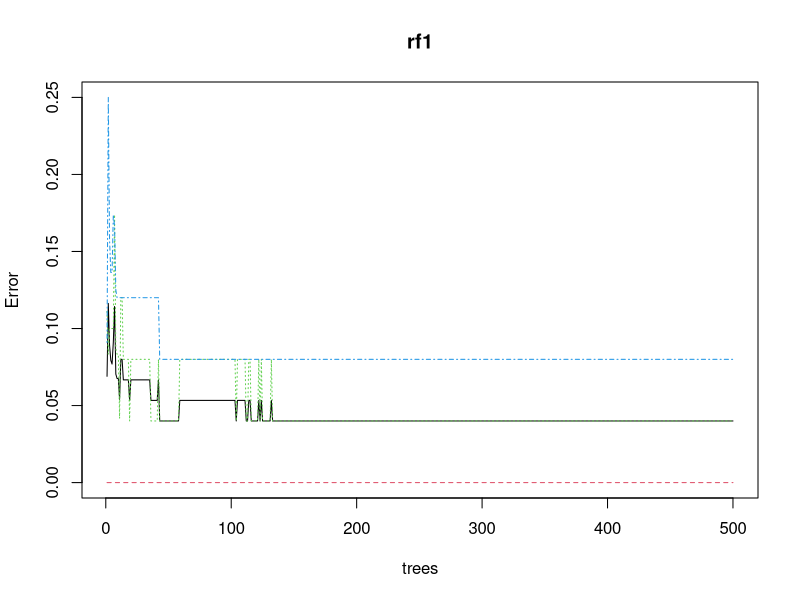
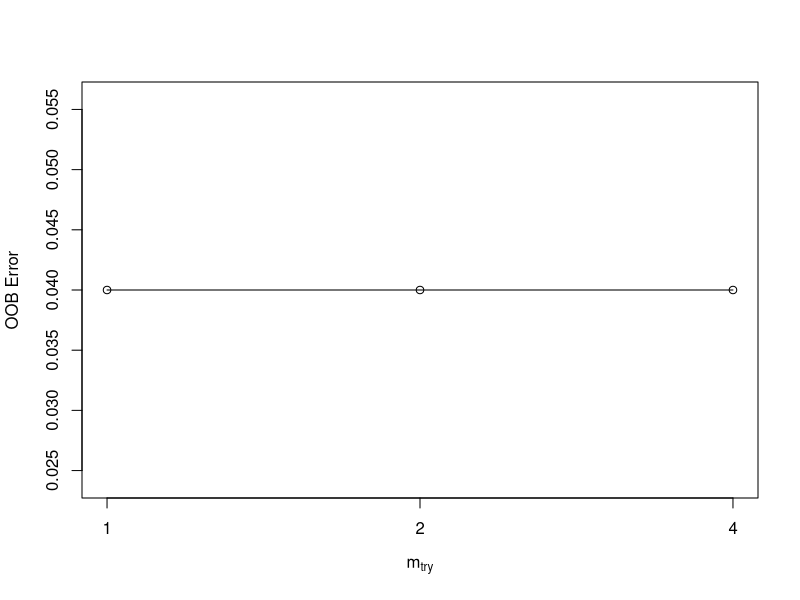
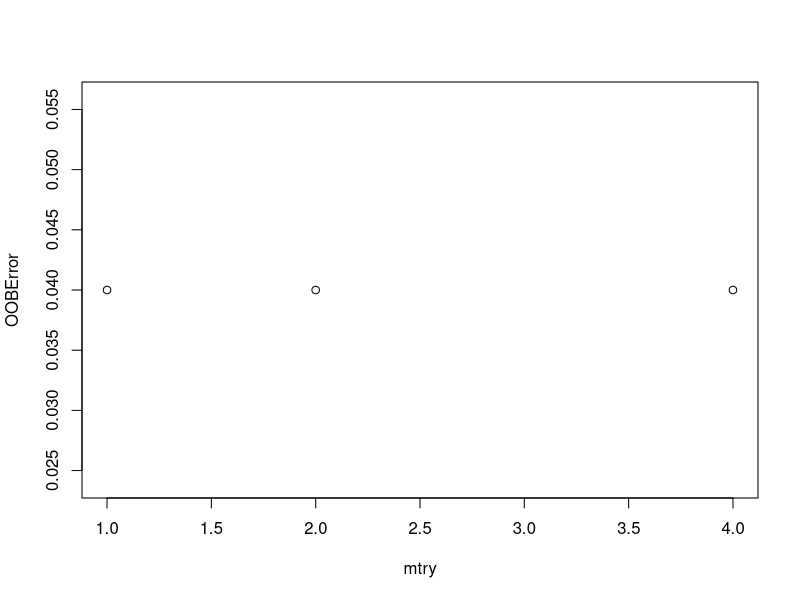
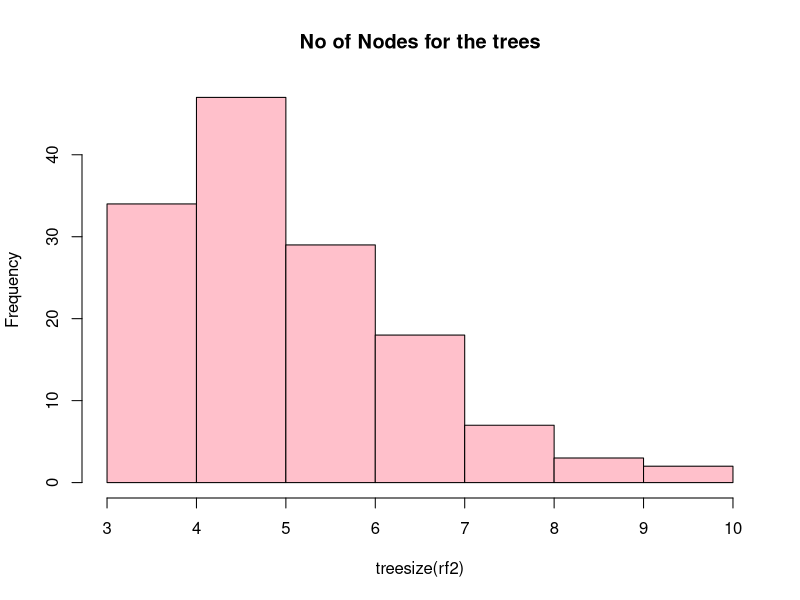
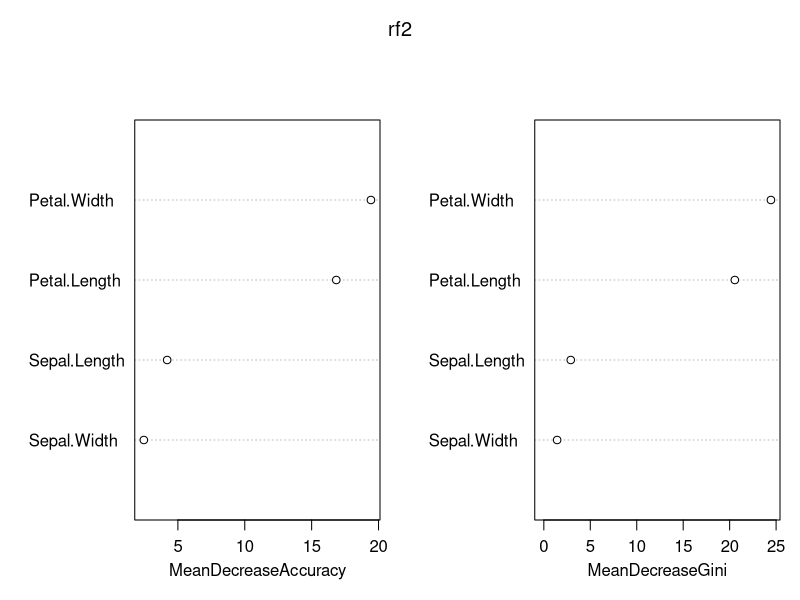
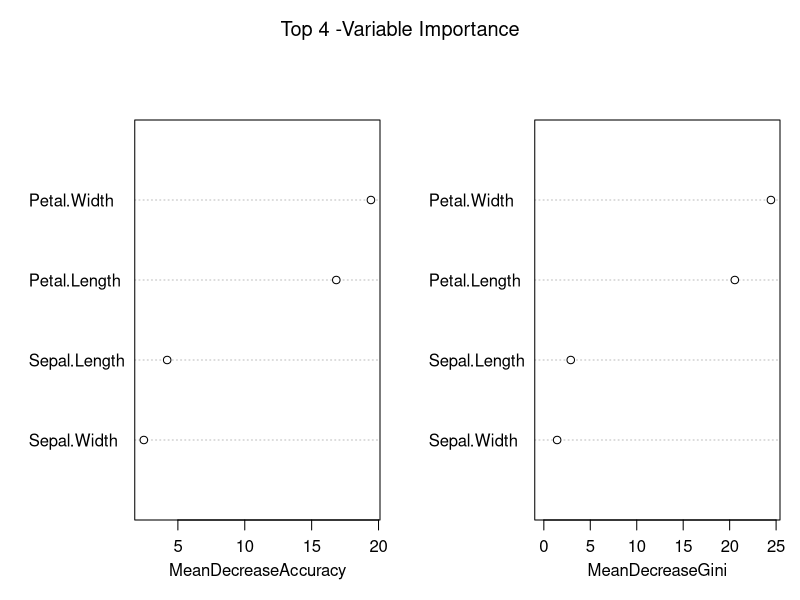
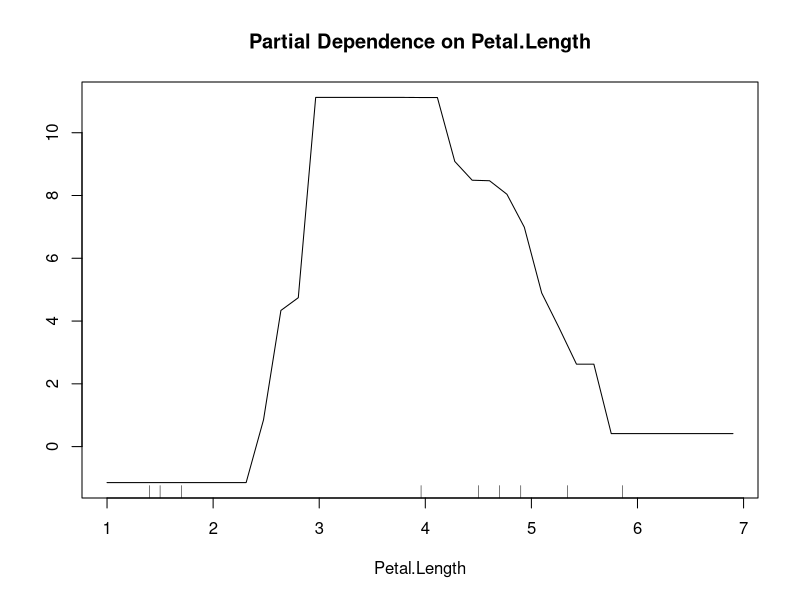
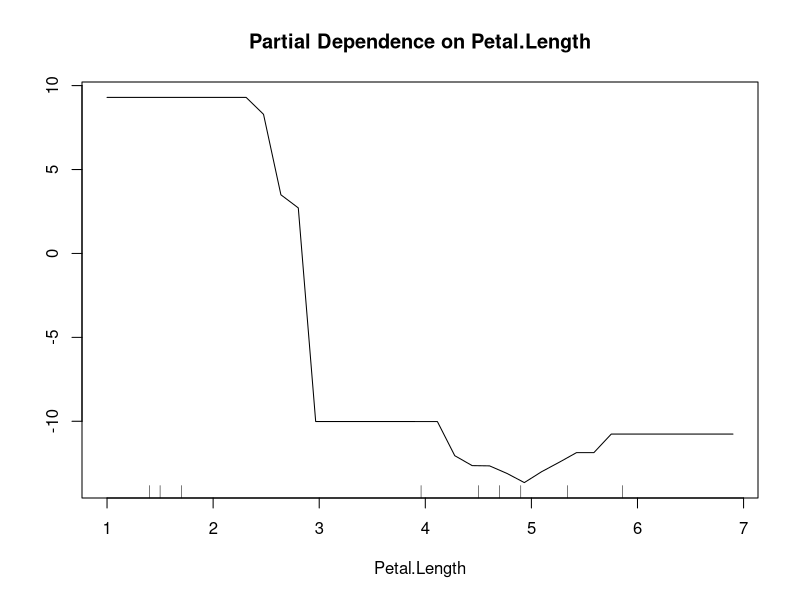

These charts were generated, in order, by the following R code:
library(randomForest)
library(MASS)
library(caret)
set.seed(123)
data(iris)
View(iris)   #### total 150 
iris_setosa<-iris[iris$Species=="setosa",] 
#iris_setosa
iris_versicolor <- iris[iris$Species=="versicolor",]
iris_virginica <- iris[iris$Species=="virginica",] 

#### dividing in training and testing data ##########
iris_train <- rbind(iris_setosa[1:25,],iris_versicolor[1:25,],iris_virginica[1:25,])
iris_test <- rbind(iris_setosa[26:50,],iris_versicolor[26:50,],iris_virginica[26:50,])

######### Calling Randomforest to model ######
rf1 <- randomForest(Species~., data=iris_train)
rf1        #### OOB error rate 4%
attributes(rf1)
###3Prediction and confusion matrix on test and train data  ######

pred1 <- predict(rf1, iris_train)
head(pred1)
head(iris_train$Species)
confusionMatrix(pred1, iris_train$Species) #accuracy 100% on train data
pred2 <- predict(rf1, iris_test)
confusionMatrix(pred2, iris_test$Species) #acuracy 94.6% on test data
plot(rf1)   ## Error rate view
#### Tune random forest model m try####

tuneRanFor <- tuneRF(iris_train[,-5], iris_train[,5], stepFactor = 0.5, plot = TRUE, ntreeTry = 300,
               trace = TRUE, improve = 0.05)

## mtry = 2  OOB error = 4% 
## mtry = 4     OOB error = 4% 
## mtry = 1     OOB error = 4% 
plot(tuneRanFor)

####After tuning  mtry=2 and oob 4%  ##

rf2 <- randomForest(Species~., data=iris_train, ntree = 140, mtry = 2, importance = TRUE,
                    proximity = TRUE)
rf2 
### Using tune rf2 model for predicting data#
pred3 <- predict(rf2, iris_train)
confusionMatrix(pred3, iris_train$Species) # accuracy 100% for train data
pred4 <- predict(rf2, iris_test)
confusionMatrix(pred4, iris_test$Species)  # accuracy 94.6% for test data
hist(treesize(rf2), main = "No of Nodes for the trees", col = "pink")

#####  variable importance and its plot used in random forest ####
varImpPlot(rf2)
varImpPlot(rf2 ,Sort = T, n.var = 4, main = "Top 4 -Variable Importance")
importance(rf2)

#### partial dependence plot###

partialPlot(rf2, iris_train, Petal.Length, "versicolor")
partialPlot(rf2, iris_train, Petal.Length, "setosa")
partialPlot(rf2, iris_train, Petal.Length, "virginica")

###### Extracting single tree from forest  #######
onetree <- getTree(rf2, 1, labelVar = TRUE)
onetree

### Multidimension scaling plot####
MDSplot(rf2, iris$Species)
